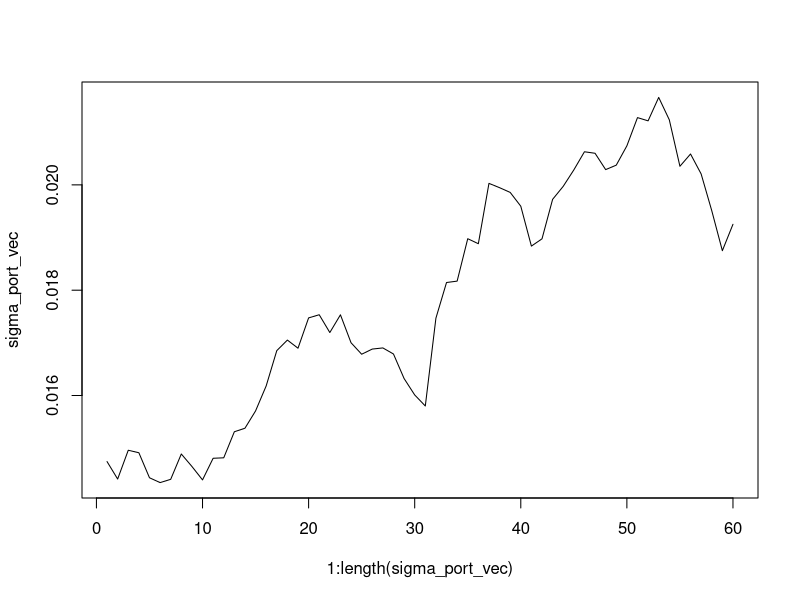
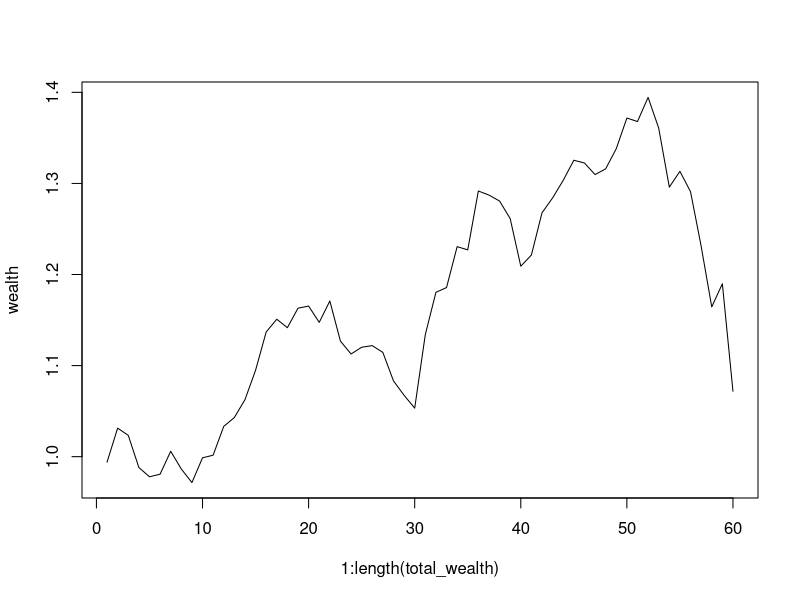
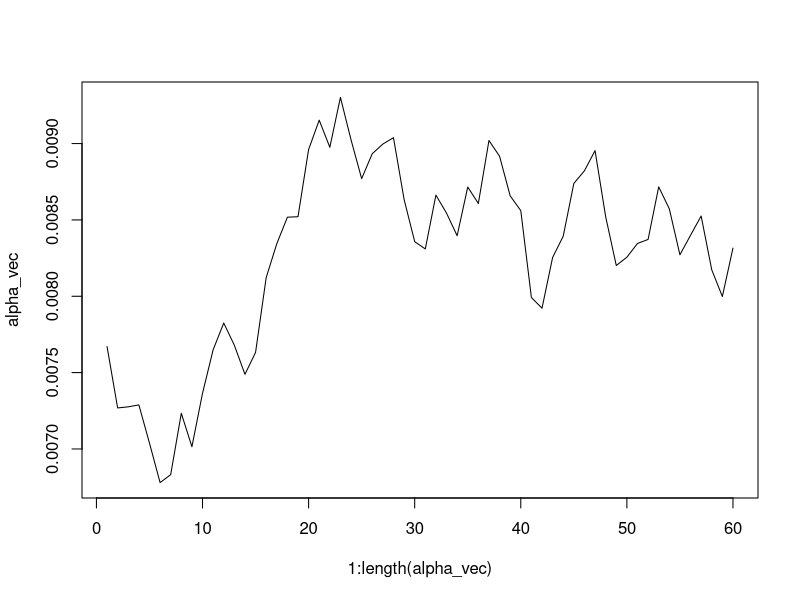
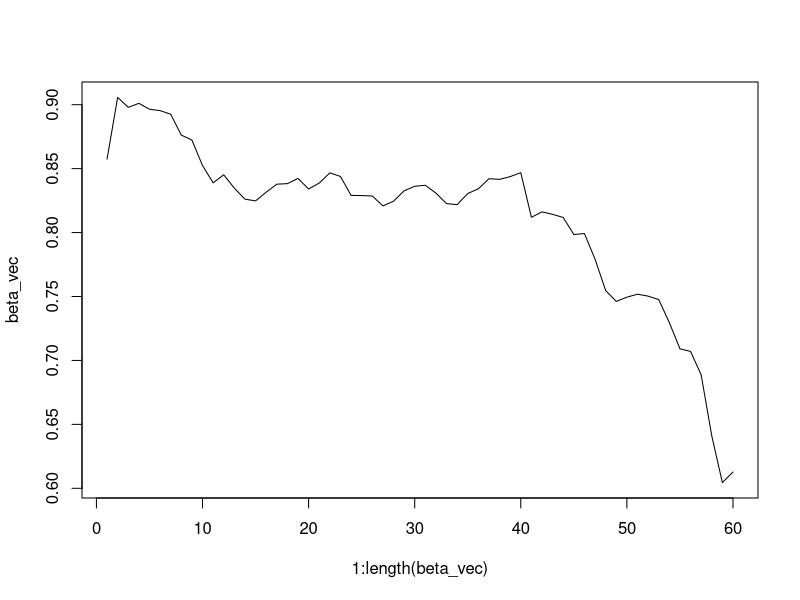
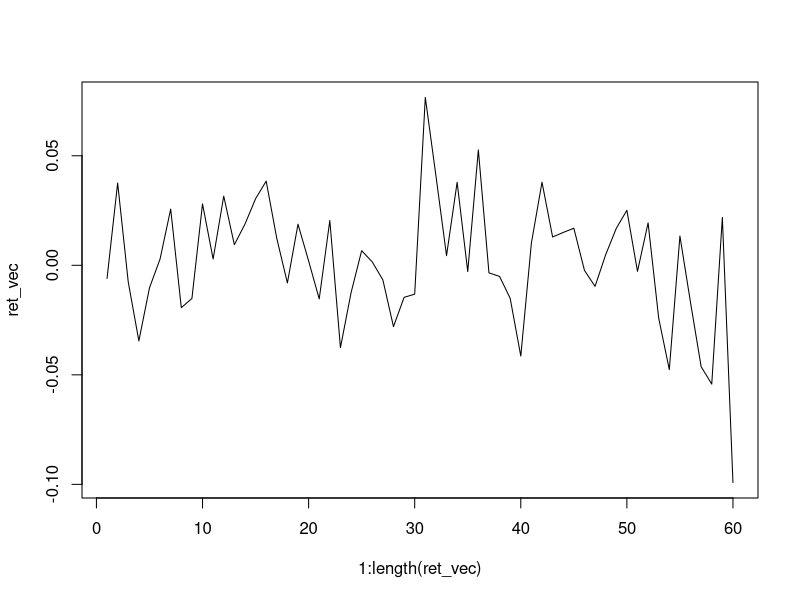
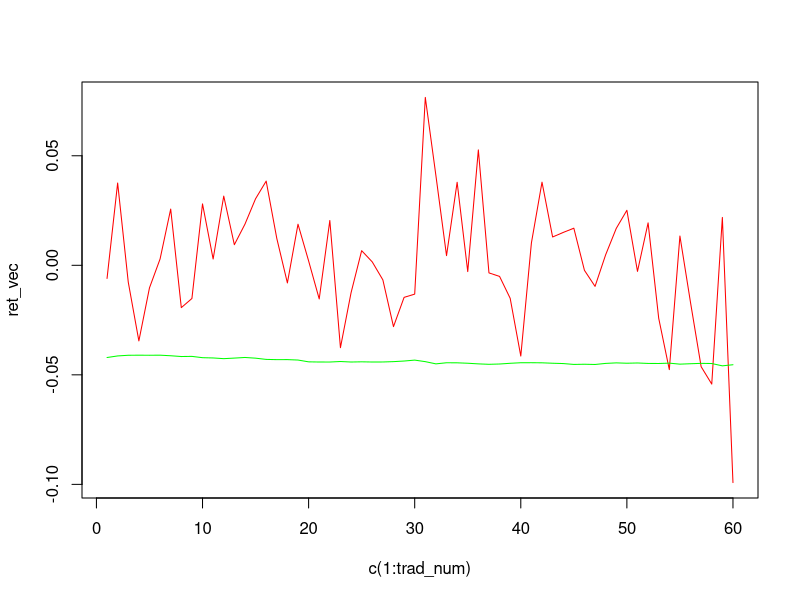
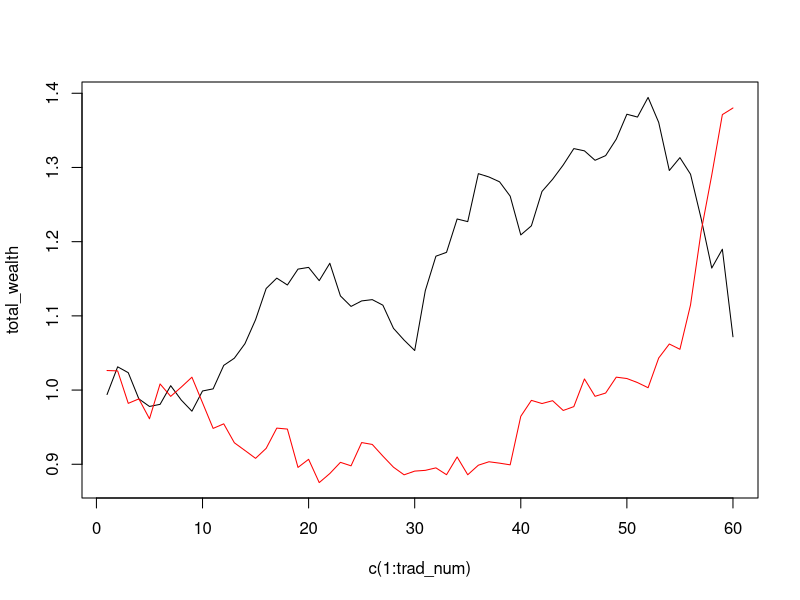

Source code (R) for these figures, in order: (Note: this script raises an error after producing the figures.)
#equal weighted portofolio
#train period:2010-11-05 ~ 2014-12-23
#trading period: 2013-10-14 ~ 2014-12-23
setwd("~/accomplishment/work/risk management") 
#basic parameters
risk_free_rate <- 0.03/52
margin_percent <- 0.2 #margin and reserve
init_wealth <- 1 #initial wealth
init_reserve <- 0
adj_period <- 1
z <- 2.33
reduce_percent <- 1

# basic data processing
week_data = read.csv(file="output_st13.csv", header=T,sep=";") 
row_num <- nrow(week_data) 
# c("st7","st10","st11","st12","st13")
st_col_name <- c("st1","st2","st3","st4","st5","st6","st7","st8","st9","st10","st11","st12","st13") 
sh_col_name <- c("sh") 
st13_data <- week_data[1:row_num,st_col_name] 
row_num <- nrow(st13_data) #221
col_num <- ncol(st13_data) #ranges from 1 - 13
sh_data <- week_data[1:row_num,sh_col_name] 
date <- week_data[1:row_num,c("date")] 

# basic index and numbers of time line
ret_row_num <- row_num - 1
train_begin_ind <- 1
train_end_ind <- 140
train_num <- train_end_ind - train_begin_ind + 1  #104-1+1=104
trad_begin_ind <- train_end_ind + 1
trad_end_ind <- ret_row_num - 20  #200
trad_num <- trad_end_ind - trad_begin_ind + 1 #316-105+1=212

# calculate simple return of sh
sh_diff <- diff(sh_data) 
sh_ret <- sh_diff[1:ret_row_num]/sh_data[1:ret_row_num] 
ex_sh_ret <- sh_ret - risk_free_rate #316
# calculate simple return of st
st13_ret <- matrix(c(1:(col_num*ret_row_num)),nrow=ret_row_num) 
ex_st13_ret <- matrix(c(1:(col_num*ret_row_num)),nrow=ret_row_num) 
for (k in 1:col_num)
{
  st_diff <- diff(st13_data[,k]) 
  st13_ret[,k] <- (st_diff[1:ret_row_num])/st13_data[1:ret_row_num,k] 
  ex_st13_ret[,k] <- st13_ret[,k] - risk_free_rate #220
}
st_ret <- c(1:ret_row_num) 
ex_st_ret <- c(1:ret_row_num) 
for (k in 1:ret_row_num)
{
  st_ret[k] <- sum(st13_ret[k,])/col_num 
  ex_st_ret[k] <- st_ret[k]-risk_free_rate 
}
#
adj_num <- ceiling((trad_end_ind - trad_begin_ind + 1)/adj_period) 

#
st_price <- st13_data[2:row_num,] #2:221,
sh_price <- sh_data[2:row_num]#2:221
alpha_vec <- 0 
alpha_mat <- matrix(c(1:(adj_num*col_num)),nrow=adj_num) 
beta_vec <- 0 
beta_mat <- matrix(c(1:(adj_num*col_num)),nrow=adj_num) 
st_wealth <- 0 
sh_wealth <- 0 
wealth <- 0 
ret_vec <- 0 
sigma_st_mat <- matrix(c(1:(trad_num*col_num)),nrow=trad_num) 
sigma_mar_vec <- c(1:trad_num) 
sigma_port_vec <- c(1:trad_num) 
var_vec <- c(1:trad_num) 
var_per_vec <- c(1:trad_num)
var_loss_vec <- c(1:trad_num)
wealth_ret_vec <-c(1:trad_num) 
reserve <- 0 # once exception happens, we should allocation some money into reserve account
total_wealth <- 0
total_ret <- 0
for(k in 1:trad_num)
{
  total_wealth[k] <- 0 
}
for (k in 1:trad_num)
{
  reserve[k] <- 0
}
variance_sum1 <- c(1:trad_num)  
variance_sum2 <- c(1:trad_num) 



###### trading simulation starts #####
for(i in 1 : adj_num)
{
  (trad_end_ind - trad_begin_ind + 1)/adj_period
  out_begin_ind <- adj_period*(i-1)+1
  out_end_ind <- out_begin_ind + train_num - 1
  alpha_sum <- 0
  beta_sum <- 0
  for (k in 1:col_num)
  {
    lm_model <- lm(ex_st13_ret[out_begin_ind:out_end_ind,k]~ex_sh_ret[out_begin_ind:out_end_ind]) 
    alpha_mat[i,k] <- lm_model$coefficients[1] #intercept-alpha
    beta_mat[i,k] <- lm_model$coefficients[2] #slope-beta
    alpha_sum <- alpha_sum + alpha_mat[i,k] 
    beta_sum <- beta_sum + beta_mat[i,k] 
  }
  alpha_vec[i] <- alpha_sum/col_num 
  beta_vec[i] <- beta_sum/col_num 
  #
  in_begin_ind <- (adj_period*(i-1)+1) 
  in_end_ind <- in_begin_ind+adj_period-1 #212
  
  for (j in in_begin_ind : min(in_end_ind,trad_num))# j ranges from 1 to 212, but 4 times each iteration
  {
    beta <- beta_vec[i]
    #construct a portfolio
    if ( j == 1)
    {
      # at the beginning of the week, we have:
      st_wealth[j] <- init_wealth/(margin_percent*beta + 1) 
      sh_wealth[j] <- init_wealth*margin_percent*beta/(margin_percent*beta + 1) 
      # at the end of the week
      wealth[j] = init_wealth+st_wealth[j]*st_ret[j+train_num]-(sh_wealth[j]/margin_percent)*sh_ret[j+train_num] 
      ret_vec[j] = (wealth[j] - init_wealth)/init_wealth 
      wealth_ret_vec[j] <- init_wealth*ret_vec[j]
      total_wealth[j] <- init_reserve*(1+risk_free_rate)+wealth[j]
      total_ret[j] <- (total_wealth[j] - init_wealth)/init_wealth
    }
    else
    {
      st_wealth[j] <- wealth[j-1]/(margin_percent*beta + 1)
      sh_wealth[j] <- wealth[j-1]*margin_percent/(margin_percent + 1/beta) 
      wealth[j] <- wealth[j-1]+st_wealth[j]*st_ret[j+train_num]-(sh_wealth[j]/margin_percent)*sh_ret[j+train_num]
      ret_vec[j] <- (wealth[j]- wealth[j-1])/wealth[j-1]
      wealth_ret_vec[j] <- wealth[j-1]*ret_vec[j]
      ## for risk management strategy
      reserve[j] <- reserve[j-1]*(1+risk_free_rate)
      total_wealth[j] <- wealth[j] + reserve[j]
      total_ret[j] <- (total_wealth[j]-total_wealth[j-1])/total_wealth[j-1]
      ###############################
    }
    # calculate the Value at Risk
#     # 1.static VaR
#     if(j == 1)
#     {
#       ## calculate the sigma of stocks
#       variance_sum1[1] <- 0 
#       variance_sum2[1] <- 0 
#       for(kk in 1:col_num)
#       {
#         sigma_st_mat[1,kk] <- sd(st13_ret[1:(1+train_num-1),kk]) 
#         variance_sum1[1] <- variance_sum1[1] + (sigma_st_mat[1,kk]^2)*((st_wealth[1]/col_num)^2) 
#       }
#       ## calculate the sigma of the market
#       sigma_mar_vec[1] <- sd(sh_ret[1:(1+train_num-1)]) 
#       variance_sum1[1] <- variance_sum1[1]+((sh_wealth[1]/margin_percent)^2)*(sigma_mar_vec[1]^2) 
#       ## calculate sum2
#       for (k in 1:col_num)
#       {
#         variance_sum2[1] <- variance_sum2[1]-2*beta_mat[i,k]*(sigma_mar_vec[1]^2)*st_wealth[1]*sh_wealth[1]/(col_num*margin_percent) 
#       }
#       for (m in 1:(col_num-1))
#       {
#         for (l in (m+1):col_num)
#         {
#           #variance_sum2[1] <- variance_sum2[1]+2*((st_wealth[1]/col_num)^2)*sigma_st_mat[1,m]*sigma_st_mat[1,l]*Correlation(st13_ret[1:(1+train_num-1),m],st13_ret[1:(1+train_num-1),l]) 
#           variance_sum2[1] <- variance_sum2[1]+2*((st_wealth[1]/col_num)^2)*(sigma_mar_vec[1]^2)*beta_mat[i,m]*beta_mat[i,l] 
#         }
#       }
#       ## calculate VaR
#       sigma_port_vec[1] <- sqrt(variance_sum1[1] + variance_sum2[1]) 
#       var_vec[1] <- sigma_port_vec[1]*z - alpha_vec[i]*init_wealth 
#       
#       for (k in 1:(trad_num-1))
#       {
#         var_vec[k+1] = var_vec[k] 
#       }
#     }
    
    
        # 2.dynamic VaR
        ## calculate the sigma of stocks
        variance_sum1[j] <- 0 
        variance_sum2[j] <- 0 
        for(k in 1:col_num)
        {
          sigma_st_mat[j,k] <- sd(st13_ret[j:(j+train_num-1),k]) 
          variance_sum1[j] <- variance_sum1[j] + (sigma_st_mat[j,k]^2)*((st_wealth[j]/col_num)^2) 
        }
        ## calculate the sigma of the market
        sigma_mar_vec[j] <- sd(sh_ret[j:(j+train_num-1)]) 
        variance_sum1[j] <- variance_sum1[j]+((sh_wealth[j]/margin_percent)^2)*(sigma_mar_vec[j]^2) 
        ## calculate sum2
        for (k in 1:col_num)
        {
          variance_sum2[j] <- variance_sum2[j] -2*beta_mat[i,k]*(sigma_mar_vec[j]^2)*st_wealth[j]*sh_wealth[j]/(col_num*margin_percent) 
        }
        for (m in 1:(col_num-1))
        {
          for (l in (m+1):col_num)
          {
            #variance_sum2[j] <- variance_sum2[j]+2*((st_wealth[j]/col_num)^2)*sigma_st_mat[j,m]*sigma_st_mat[j,l]*Correlation(st13_ret[j:(j+train_num-1),m],st13_ret[j:(j+train_num-1),l]) 
            variance_sum2[j] <- variance_sum2[j]+2*((st_wealth[j]/col_num)^2)*(sigma_mar_vec[j]^2)*beta_mat[i,m]*beta_mat[i,l] 
          }
        }
        ## calculate VaR
        sigma_port_vec[j] <- sqrt(variance_sum1[j] + variance_sum2[j]) 
        if (j ==1)
        {
          var_vec[j] <- sigma_port_vec[j]*z+alpha_vec[i]*init_wealth+(1-beta_vec[i])*st_wealth[j]*risk_free_rate
          var_loss_vec[j] <- -var_vec[j]
          var_per_vec[j] <-var_loss_vec[j]/init_wealth
        }
        else
        {
          var_vec[j] <- sigma_port_vec[j]*z+alpha_vec[i]*wealth[j]+(1-beta_vec[i])*st_wealth[j]*risk_free_rate
          var_loss_vec[j] <- -var_vec[j]
          var_per_vec[j] <- var_loss_vec[j]/wealth[j-1]
        }
        #risk management strategy based on VaR
        if (wealth_ret_vec[j]<(-var_vec[j]))
        {
          temp_wealth <- wealth[j]
          wealth[j] <- wealth[j]*reduce_percent
          reserve[j] <- ifelse(j==1,0,reserve[j-1])+temp_wealth*(1-reduce_percent)
        }
        else
        {
          reserve[j] <- ifelse(j==1,0,reserve[j-1])*(1+risk_free_rate)
        }
  } 
}

##### trading simulation ends #####


plot(1:length(sigma_port_vec),sigma_port_vec,'l') 
plot(1:length(total_wealth),wealth,'l') 
plot(1:length(alpha_vec),alpha_vec,'l') 
plot(1:length(beta_vec),beta_vec,'l')

plot(1:length(ret_vec),ret_vec,'l') 

# graph 1
plot(c(1:trad_num),ret_vec,ylim=c(min(ret_vec,var_per_vec),max(ret_vec,var_per_vec)),col='red','l')
points(c(1:trad_num),var_per_vec,col='green','l')

# graph 2
plot(c(1:trad_num),total_wealth,ylim=c(min(total_wealth,(sh_price[trad_begin_ind:trad_end_ind]/sh_price[trad_begin_ind-1])),max(total_wealth,(sh_price[trad_begin_ind:trad_end_ind]/sh_price[trad_begin_ind-1]))),'l') 
points(c(1:trad_num),sh_price[trad_begin_ind:trad_end_ind]/sh_price[trad_begin_ind-1],col='red','l')
total_wealth

# for chi test
for (i in 10:length(wealth_ret_vec))
{
  result[i] <- chi_test(ret_vec[1:i],var_per_vec[1:i])
  if (result[i] == 1 && first_oberve_ind==0)
  {
    first_oberve_ind <- i
  }
}

# calculate monthly return
month_ret_vec <- 0 
for (k in 1:(trad_num/4))
{
  month_ret_vec[k] <- mean(ret_vec[(4*(k-1)+1):(4*k)])*12 
}

# the function to calculate the correlation
Correlation<- function(x,y) {
  len<-length(x)
  if( len != length(y))
    stop("length not equal!")
  
  x2 <- unlist(lapply(x,function(a) return(a^2)))
  y2 <- unlist(lapply(y,function(a) return(a^2)))
  xy <- x*y
  
  a <- sum(xy)*len - sum(x)*sum(y)
  b <- sqrt(sum(x2)*len - sum(x)^2)*sqrt(sum(y2)*len - sum(y)^2)
  if( b == 0)
    stop("data is incorrect!")
  return(a/b)
}

# the function for chi-square test
# x <- wealth_ret_vec
# y <- var_loss_vec
chi_test <- function(x,y) 
{
  #x <- wealth_ret_vec[1:10]
  #y <- var_loss_vec[1:10]
  p <- 0.01
  chi_test_result <- 0
  len<-length(x)
  T <- len
  T00 <- 0
  T11 <- 0
  T10 <- 0
  T01 <- 0
  index <- 0
  index <- ifelse(x<y,1,0)
  N <- sum(index)
  if( len != length(y))
    stop("length not equal!")
  for (i in 2:len)
  {
    if (index[i] == 1)
    {
      if (index[i-1] == 1)
      {
        T11 <- T11 + 1
      }
      if (index[i-1] == 0)
      {
        T01 <- T01 + 1
      }
    }
    if (index[i] == 0)
    {
      if (index[i-1] == 0)
      {
        T00 <- T00 + 1
      }
      else
      {
        T10 <- T10 + 1
      }
    }
  }
  a <- T10 + T11
  b <- T01 + T11
  uc_1 <- ((1-p)^(T-N))*(p^N)
  uc_2 <- ((1-N/T)^(T-N))*((N/T)^N)
  lr_uc <- -2*(ifelse(uc_1==0,-1000,log(uc_1)))+2*(ifelse(uc_2==0,-1000,log(uc_2)))
  lr_ind <- 0
  pi1 <- ifelse(a==0,0,(T11/a))
  pi0 <- T01/(T00+T01)
  pi <- b/(T00+T01+T10+T11)
  if(pi != 0 &&pi1 !=0 && pi0!=0)
  {
    ind_1 <- ((1-pi)^(T00+T10))*(pi^(T01+T10))
    ind_2 <- ((1-pi0)^T00)*(pi0^T01)*(1-pi1)^T10*(pi1^T11)
    lr_ind <- -2*ifelse(ind_1==0,-1000,log(ind_1))+2*ifelse(ind_2==0,-1000,log(ind_2))  
  }
  ratio=lr_uc+lr_ind
  print(ratio)
  #   if (lr_uc > 3.84)#3.84
  #   {
  #     chi_test_result <- 1
  #   }
  if(ratio > 5.99)
  {
    chi_test_result <- 1
  }  
  return(chi_test_result)
}
first_oberve_ind <- 0
result <-0 
result[1:9] <- 0

# variables to be observed
first_oberve_ind
total_wealth

# write to xlsx
# library(xlsx)
# ifelse(ret_vec[1:60]<var_per_vec[1:60],1,0)
# return_data <- data.frame(ret_vec,-var_per_vec,(ret_vec<var_per_vec))
# write.xlsx(return_data,"~/accomplishment/work/risk management/return_data.xlsx")
